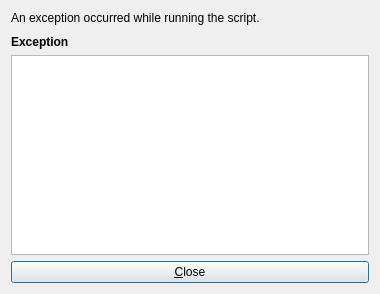
<?xml version="1.0" encoding="utf-8"?>
<ui version="4.0">
 <author>
    SPDX-FileCopyrightText: none
    SPDX-License-Identifier: GPL-3.0-or-later
  </author>
 <class>ExceptHookDialog</class>
 <widget class="QDialog" name="ExceptHookDialog">
  <property name="geometry">
   <rect>
    <x>0</x>
    <y>0</y>
    <width>380</width>
    <height>290</height>
   </rect>
  </property>
  <property name="windowTitle">
   <string>Script error</string>
  </property>
  <layout class="QVBoxLayout" name="verticalLayout">
   <item>
    <layout class="QGridLayout" name="gridLayout">
     <property name="spacing">
      <number>10</number>
     </property>
     <item column="0" row="0">
      <widget class="QLabel" name="label">
       <property name="text">
        <string>An exception occurred while running the script.</string>
       </property>
      </widget>
     </item>
     <item column="0" row="1">
      <widget class="QLabel" name="exceptionLabel">
       <property name="font">
        <font>
         <weight>75</weight>
         <bold>true</bold>
        </font>
       </property>
       <property name="text">
        <string>Exception</string>
       </property>
      </widget>
     </item>
    </layout>
   </item>
   <item>
    <widget class="QTextBrowser" name="tracebackBrowser">
     <property name="minimumSize">
      <size>
       <width>0</width>
       <height>200</height>
      </size>
     </property>
    </widget>
   </item>
   <item>
    <widget class="QPushButton" name="closeButton">
     <property name="text">
      <string>&amp;Close</string>
     </property>
    </widget>
   </item>
  </layout>
 </widget>
 <resources/>
 <connections/>
</ui>
